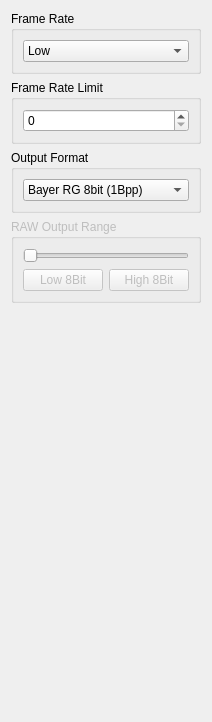
      <widget class="QWidget" name="tab_7">
       <attribute name="title">
        <string>Video</string>
       </attribute>
       <layout class="QVBoxLayout" name="verticalLayout_36">
        <item>
         <widget class="QGroupBox" name="groupBox_20">
          <property name="title">
           <string>Frame Rate</string>
          </property>
          <layout class="QVBoxLayout" name="verticalLayout_33">
           <item>
            <widget class="QComboBox" name="comboBox_frameRateSpeed">
             <item>
              <property name="text">
               <string>Low</string>
              </property>
             </item>
             <item>
              <property name="text">
               <string>High</string>
              </property>
             </item>
            </widget>
           </item>
          </layout>
         </widget>
        </item>
        <item>
         <widget class="QGroupBox" name="groupBox_21">
          <property name="title">
           <string>Frame Rate Limit</string>
          </property>
          <layout class="QVBoxLayout" name="verticalLayout_34">
           <item>
            <widget class="QSpinBox" name="spinBox_frameRateLimit"/>
           </item>
          </layout>
         </widget>
        </item>
        <item>
         <widget class="QGroupBox" name="groupBox_22">
          <property name="title">
           <string>Output Format</string>
          </property>
          <layout class="QVBoxLayout" name="verticalLayout_35">
           <item>
            <widget class="QComboBox" name="comboBox_5">
             <item>
              <property name="text">
               <string>Bayer RG 8bit (1Bpp)</string>
              </property>
             </item>
            </widget>
           </item>
          </layout>
         </widget>
        </item>
        <item>
         <widget class="QGroupBox" name="groupBox_23">
          <property name="enabled">
           <bool>false</bool>
          </property>
          <property name="title">
           <string>RAW Output Range</string>
          </property>
          <layout class="QVBoxLayout" name="verticalLayout_19">
           <item>
            <widget class="QSlider" name="slider_acutance_3">
             <property name="orientation">
              <enum>Qt::Horizontal</enum>
             </property>
            </widget>
           </item>
           <item>
            <layout class="QHBoxLayout" name="horizontalLayout_19">
             <item>
              <widget class="QPushButton" name="pushButton">
               <property name="text">
                <string>Low 8Bit</string>
               </property>
              </widget>
             </item>
             <item>
              <widget class="QPushButton" name="pushButton_2">
               <property name="text">
                <string>High 8Bit</string>
               </property>
              </widget>
             </item>
            </layout>
           </item>
          </layout>
         </widget>
        </item>
        <item>
         <spacer name="verticalSpacer_4">
          <property name="orientation">
           <enum>Qt::Vertical</enum>
          </property>
          <property name="sizeHint" stdset="0">
           <size>
            <width>20</width>
            <height>408</height>
           </size>
          </property>
         </spacer>
        </item>
       </layout>
      </widget>
